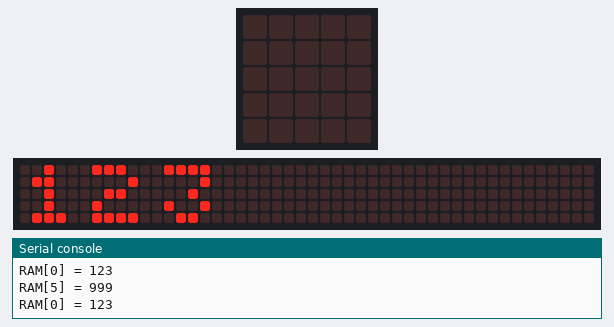
This program was run on a simulated BBC micro:bit (MakeCode). Parts: the board's 5×5 LED display, a strip that is not on the board, showing the scrolling text unrolled, the last lines printed to the serial console. The 48×5 strip is a reading aid, not a part: it shows the text the display is scrolling, unrolled, one strip-width of it at a time.

Above: at 0.1 s.
At 1.0 s:
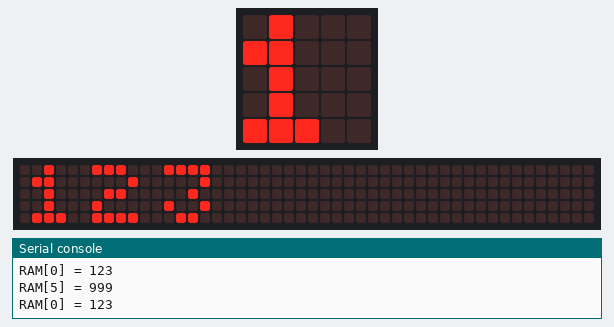
At 1.9 s:
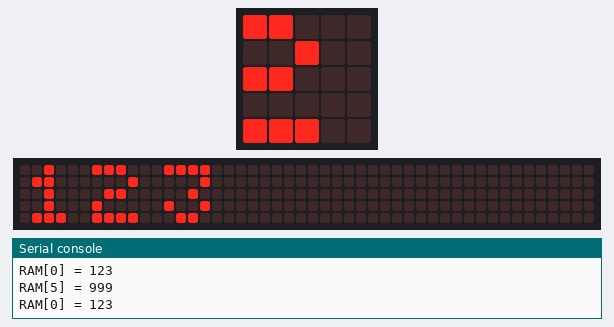
At 3.7 s:
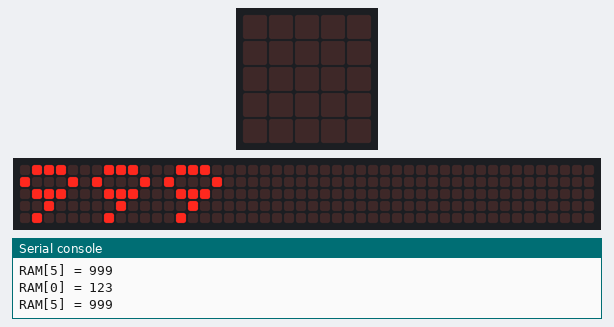
At 5.5 s:
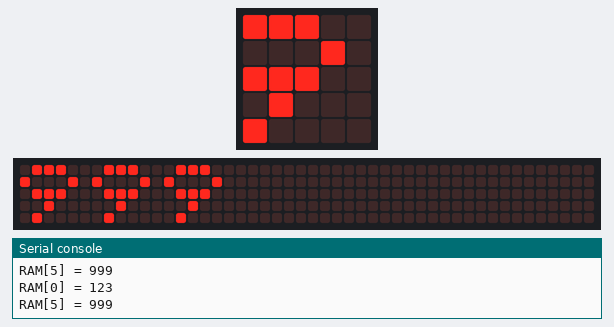
At 7.3 s:
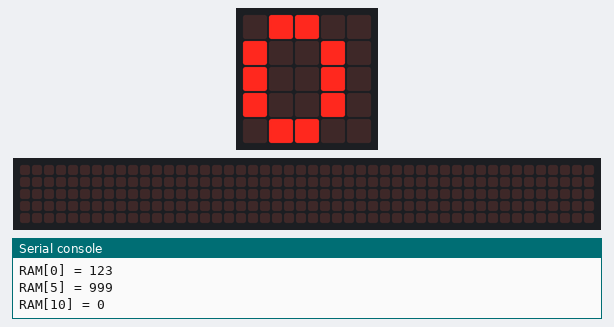

The program:

main.ts
```typescript
// Írás RAM-ba
function writeRAM (address: number, value: number) {
    if (address >= 0 && address < RAM_SIZE) {
        RAM[address] = value
        serial.writeLine("RAM[" + address + "] = " + value)
    } else {
        serial.writeLine("HIBA: Cím túl nagy!")
    }
}
// Olvasás RAM-ból
function readRAM (address: number) {
    if (address >= 0 && address < RAM_SIZE) {
        serial.writeLine("RAM[" + address + "] = " + RAM[address])
        basic.showNumber(RAM[address])
    } else {
        serial.writeLine("HIBA: Cím túl nagy!")
    }
}
let RAM: number[] = []
let RAM_SIZE = 0
// === Virtuális RAM szimuláció micro:biten ===
// tegyük 32 "cella" – csak példa
RAM_SIZE = 32
// Inicializálás
for (let index = 0; index < RAM_SIZE; index++) {
    RAM.push(0)
}
// === Példa használat ===
writeRAM(0, 123)
writeRAM(5, 999)
readRAM(0)
readRAM(5)
// alapból 0
readRAM(10)
basic.forever(function () {

})
```

test.ts
```typescript
// ide kerülnek a tesztek; a rendszer ezt nem kompilálja, ha a csomagot bővítményként használják.
```
